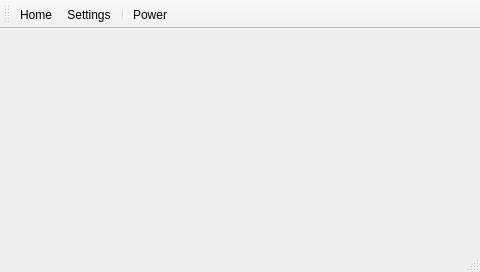
<?xml version="1.0" encoding="UTF-8"?>
<ui version="4.0">
 <class>MainWindow</class>
 <widget class="QMainWindow" name="MainWindow">
  <property name="geometry">
   <rect>
    <x>0</x>
    <y>0</y>
    <width>480</width>
    <height>272</height>
   </rect>
  </property>
  <property name="minimumSize">
   <size>
    <width>480</width>
    <height>272</height>
   </size>
  </property>
  <property name="windowTitle">
   <string>MainWindow</string>
  </property>
  <widget class="QWidget" name="centralWidget">
   <widget class="QStackedWidget" name="stackedWidget">
    <property name="geometry">
     <rect>
      <x>10</x>
      <y>10</y>
      <width>461</width>
      <height>201</height>
     </rect>
    </property>
   </widget>
  </widget>
  <widget class="QToolBar" name="mainToolBar">
   <property name="minimumSize">
    <size>
     <width>0</width>
     <height>0</height>
    </size>
   </property>
   <property name="allowedAreas">
    <set>Qt::BottomToolBarArea</set>
   </property>
   <property name="toolButtonStyle">
    <enum>Qt::ToolButtonIconOnly</enum>
   </property>
   <attribute name="toolBarArea">
    <enum>TopToolBarArea</enum>
   </attribute>
   <attribute name="toolBarBreak">
    <bool>false</bool>
   </attribute>
   <addaction name="actionHome"/>
   <addaction name="actionSettings"/>
   <addaction name="separator"/>
   <addaction name="actionPower"/>
  </widget>
  <widget class="QStatusBar" name="statusBar"/>
  <action name="actionHome">
   <property name="icon">
    <iconset resource="sources.qrc">
     <normaloff>:/icons/png/home/Icons/home.png</normaloff>:/icons/png/home/Icons/home.png</iconset>
   </property>
   <property name="text">
    <string>Home</string>
   </property>
  </action>
  <action name="actionSettings">
   <property name="icon">
    <iconset resource="sources.qrc">
     <normaloff>:/icons/png/settings/Icons/gears.png</normaloff>
     <normalon>Icons/settingsGears.svg</normalon>:/icons/png/settings/Icons/gears.png</iconset>
   </property>
   <property name="text">
    <string>Settings</string>
   </property>
  </action>
  <action name="actionPower">
   <property name="icon">
    <iconset resource="sources.qrc">
     <normaloff>:/icons/png/power/Icons/power.png</normaloff>:/icons/png/power/Icons/power.png</iconset>
   </property>
   <property name="text">
    <string>Power</string>
   </property>
  </action>
 </widget>
 <layoutdefault spacing="6" margin="11"/>
 <resources>
  <include location="sources.qrc"/>
 </resources>
 <connections/>
</ui>
